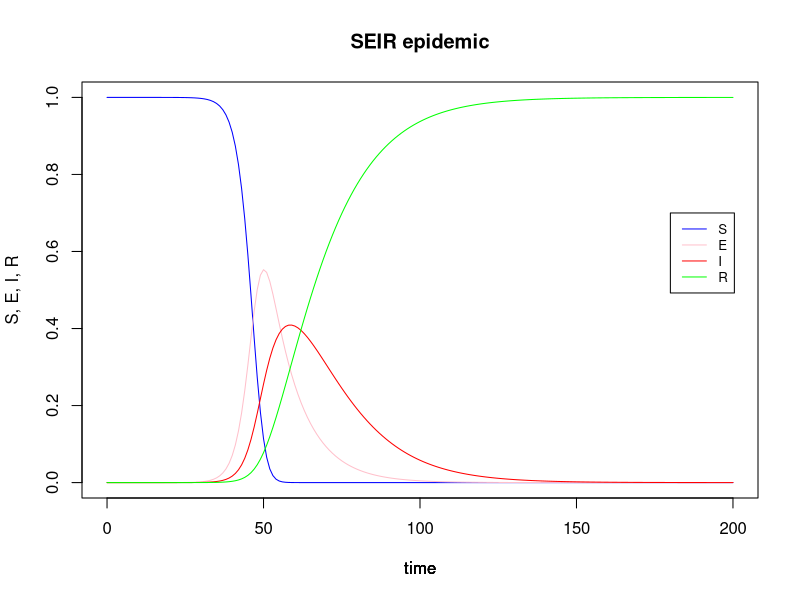

Write R code to recreate this figure.
#PCL implementation of SEIR for CDC@SZ
#Authors: WH Li, XY Wei
#Jan 27, 2020

remove (list = objects() )
library (deSolve) 

#the function for SEIR
seir_model = function (current_timepoint, state_values, parameters)
{
  # create state variables (local variables)
  S = state_values [1]        # susceptibles
  E = state_values [2]        # exposed
  I = state_values [3]        # infectious
  R = state_values [4]        # recovered
  
  with ( 
    as.list (parameters),     # variable names within parameters can be used 
    {
      # compute derivatives
      dS = (-beta * S * I)
      dE = (beta * S * I) - (delta * E)
      dI = (delta * E) - (gamma * I)
      dR = (gamma * I)
      
      # combine results
      results = c (dS, dE, dI, dR)
      list (results)
    }
  )
}


#set parameters
contact_rate = 10                     # number of contacts per day
transmission_probability = 0.2       # transmission probability
infectious_period = 14                # infectious period
latent_period = 10                    # latent period

beta_value = contact_rate * transmission_probability
#beta_value = 0.8
gamma_value = 1 / infectious_period
delta_value = 1 / latent_period
Ro = beta_value / gamma_value

parameter_list = c (beta = beta_value, gamma = gamma_value, delta = delta_value)

#Set initial S,E,I,R values
W = 13026619        # susceptible hosts
X = 1           # infectious hosts
Y = 0           # recovered hosts
Z = 9           # exposed hosts

N = W + X + Y + Z

initial_values = c (S = W/N, E = X/N, I = Y/N, R = Z/N)

timepoints = seq (0, 200, by=1)

output = lsoda (initial_values, timepoints, seir_model, parameter_list)

# susceptible hosts over time
plot (S ~ time, data = output, type='l', ylim = c(0,1), col = 'blue', ylab = 'S, E, I, R', main = 'SEIR epidemic') 
# remain on same frame
par (new = TRUE)    
# exposed hosts over time
plot (E ~ time, data = output, type='l', ylim = c(0,1), col = 'pink', ylab = '', axes = FALSE)
# remain on same frame
par (new = TRUE) 
# infectious hosts over time
plot (I ~ time, data = output, type='l', ylim = c(0,1), col = 'red', ylab = '', axes = FALSE) 
# remain on same frame
par (new = TRUE)  
# recovered hosts over time
plot (R ~ time, data = output, type='l', ylim = c(0,1), col = 'green', ylab = '', axes = FALSE)
# remain on same frame
par (new = TRUE) 
legend(180,0.7,legend=c("S","E","I","R"),col=c("blue","pink","red","green"), lty=1, cex=0.8)
